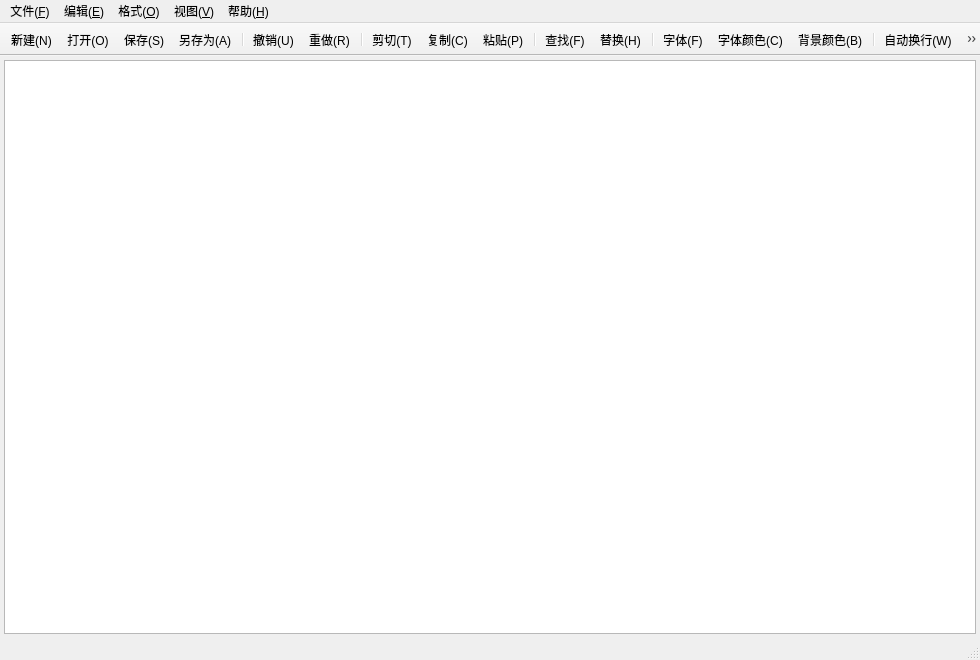
<?xml version="1.0" encoding="UTF-8"?>
<ui version="4.0">
 <class>MainWindow</class>
 <widget class="QMainWindow" name="MainWindow">
  <property name="geometry">
   <rect>
    <x>0</x>
    <y>0</y>
    <width>980</width>
    <height>660</height>
   </rect>
  </property>
  <property name="windowIcon">
   <iconset resource="res.qrc">
    <normaloff>:/icons/app.svg</normaloff>:/icons/app.svg</iconset>
  </property>
  <property name="windowTitle">
   <string>未命名[*] - 简单文本编辑器</string>
  </property>
  <widget class="QWidget" name="centralwidget">
   <layout class="QVBoxLayout" name="verticalLayout">
    <property name="spacing">
     <number>0</number>
    </property>
    <property name="leftMargin">
     <number>4</number>
    </property>
    <property name="topMargin">
     <number>4</number>
    </property>
    <property name="rightMargin">
     <number>4</number>
    </property>
    <property name="bottomMargin">
     <number>4</number>
    </property>
    <item>
     <widget class="CodeEditor" name="editor"/>
    </item>
   </layout>
  </widget>
  <widget class="QMenuBar" name="menubar">
   <property name="geometry">
    <rect>
     <x>0</x>
     <y>0</y>
     <width>980</width>
     <height>24</height>
    </rect>
   </property>
   <widget class="QMenu" name="menuFile">
    <property name="title">
     <string>文件(&amp;F)</string>
    </property>
    <addaction name="actNew"/>
    <addaction name="actNewWindow"/>
    <addaction name="separator"/>
    <addaction name="actOpen"/>
    <addaction name="actSave"/>
    <addaction name="actSaveAs"/>
    <addaction name="separator"/>
    <addaction name="actExit"/>
   </widget>
   <widget class="QMenu" name="menuEdit">
    <property name="title">
     <string>编辑(&amp;E)</string>
    </property>
    <addaction name="actUndo"/>
    <addaction name="actRedo"/>
    <addaction name="separator"/>
    <addaction name="actCut"/>
    <addaction name="actCopy"/>
    <addaction name="actPaste"/>
    <addaction name="actSelectAll"/>
    <addaction name="separator"/>
    <addaction name="actFind"/>
    <addaction name="actReplace"/>
   </widget>
   <widget class="QMenu" name="menuFormat">
    <property name="title">
     <string>格式(&amp;O)</string>
    </property>
    <addaction name="actFont"/>
    <addaction name="actFontColor"/>
    <addaction name="actBackgroundColor"/>
    <addaction name="separator"/>
    <addaction name="actWrap"/>
    <addaction name="actLineNumbers"/>
   </widget>
   <widget class="QMenu" name="menuView">
    <property name="title">
     <string>视图(&amp;V)</string>
    </property>
    <addaction name="actToolBar"/>
    <addaction name="actStatusBar"/>
   </widget>
   <widget class="QMenu" name="menuHelp">
    <property name="title">
     <string>帮助(&amp;H)</string>
    </property>
    <addaction name="actAbout"/>
   </widget>
   <addaction name="menuFile"/>
   <addaction name="menuEdit"/>
   <addaction name="menuFormat"/>
   <addaction name="menuView"/>
   <addaction name="menuHelp"/>
  </widget>
  <widget class="QToolBar" name="mainToolBar">
   <property name="windowTitle">
    <string>主工具栏</string>
   </property>
   <property name="movable">
    <bool>false</bool>
   </property>
   <property name="iconSize">
    <size>
     <width>24</width>
     <height>24</height>
    </size>
   </property>
   <property name="toolButtonStyle">
    <enum>Qt::ToolButtonIconOnly</enum>
   </property>
   <attribute name="toolBarArea">
    <enum>TopToolBarArea</enum>
   </attribute>
   <attribute name="toolBarBreak">
    <bool>false</bool>
   </attribute>
   <addaction name="actNew"/>
   <addaction name="actOpen"/>
   <addaction name="actSave"/>
   <addaction name="actSaveAs"/>
   <addaction name="separator"/>
   <addaction name="actUndo"/>
   <addaction name="actRedo"/>
   <addaction name="separator"/>
   <addaction name="actCut"/>
   <addaction name="actCopy"/>
   <addaction name="actPaste"/>
   <addaction name="separator"/>
   <addaction name="actFind"/>
   <addaction name="actReplace"/>
   <addaction name="separator"/>
   <addaction name="actFont"/>
   <addaction name="actFontColor"/>
   <addaction name="actBackgroundColor"/>
   <addaction name="separator"/>
   <addaction name="actWrap"/>
   <addaction name="actLineNumbers"/>
  </widget>
  <widget class="QStatusBar" name="statusbar"/>
  <action name="actNew">
   <property name="icon">
    <iconset resource="res.qrc">
     <normaloff>:/icons/new.svg</normaloff>:/icons/new.svg</iconset>
   </property>
   <property name="text">
    <string>新建(&amp;N)</string>
   </property>
   <property name="shortcut">
    <string>Ctrl+N</string>
   </property>
   <property name="statusTip">
    <string>新建空白文档</string>
   </property>
  </action>
  <action name="actNewWindow">
   <property name="icon">
    <iconset resource="res.qrc">
     <normaloff>:/icons/newwindow.svg</normaloff>:/icons/newwindow.svg</iconset>
   </property>
   <property name="text">
    <string>新建窗口(&amp;W)</string>
   </property>
   <property name="shortcut">
    <string>Ctrl+Shift+N</string>
   </property>
   <property name="statusTip">
    <string>打开一个新的编辑器窗口</string>
   </property>
  </action>
  <action name="actOpen">
   <property name="icon">
    <iconset resource="res.qrc">
     <normaloff>:/icons/open.svg</normaloff>:/icons/open.svg</iconset>
   </property>
   <property name="text">
    <string>打开(&amp;O)...</string>
   </property>
   <property name="shortcut">
    <string>Ctrl+O</string>
   </property>
   <property name="statusTip">
    <string>打开文本文件</string>
   </property>
  </action>
  <action name="actSave">
   <property name="icon">
    <iconset resource="res.qrc">
     <normaloff>:/icons/save.svg</normaloff>:/icons/save.svg</iconset>
   </property>
   <property name="text">
    <string>保存(&amp;S)</string>
   </property>
   <property name="shortcut">
    <string>Ctrl+S</string>
   </property>
   <property name="statusTip">
    <string>保存当前文档</string>
   </property>
  </action>
  <action name="actSaveAs">
   <property name="icon">
    <iconset resource="res.qrc">
     <normaloff>:/icons/saveas.svg</normaloff>:/icons/saveas.svg</iconset>
   </property>
   <property name="text">
    <string>另存为(&amp;A)...</string>
   </property>
   <property name="shortcut">
    <string>Ctrl+Shift+S</string>
   </property>
   <property name="statusTip">
    <string>将文档另存为新文件</string>
   </property>
  </action>
  <action name="actExit">
   <property name="icon">
    <iconset resource="res.qrc">
     <normaloff>:/icons/exit.svg</normaloff>:/icons/exit.svg</iconset>
   </property>
   <property name="text">
    <string>退出(&amp;X)</string>
   </property>
   <property name="shortcut">
    <string>Ctrl+Q</string>
   </property>
   <property name="statusTip">
    <string>退出程序</string>
   </property>
  </action>
  <action name="actUndo">
   <property name="icon">
    <iconset resource="res.qrc">
     <normaloff>:/icons/undo.svg</normaloff>:/icons/undo.svg</iconset>
   </property>
   <property name="text">
    <string>撤销(&amp;U)</string>
   </property>
   <property name="shortcut">
    <string>Ctrl+Z</string>
   </property>
   <property name="statusTip">
    <string>撤销上一步操作</string>
   </property>
  </action>
  <action name="actRedo">
   <property name="icon">
    <iconset resource="res.qrc">
     <normaloff>:/icons/redo.svg</normaloff>:/icons/redo.svg</iconset>
   </property>
   <property name="text">
    <string>重做(&amp;R)</string>
   </property>
   <property name="shortcut">
    <string>Ctrl+Y</string>
   </property>
   <property name="statusTip">
    <string>重做被撤销的操作</string>
   </property>
  </action>
  <action name="actCut">
   <property name="icon">
    <iconset resource="res.qrc">
     <normaloff>:/icons/cut.svg</normaloff>:/icons/cut.svg</iconset>
   </property>
   <property name="text">
    <string>剪切(&amp;T)</string>
   </property>
   <property name="shortcut">
    <string>Ctrl+X</string>
   </property>
   <property name="statusTip">
    <string>剪切选中的内容</string>
   </property>
  </action>
  <action name="actCopy">
   <property name="icon">
    <iconset resource="res.qrc">
     <normaloff>:/icons/copy.svg</normaloff>:/icons/copy.svg</iconset>
   </property>
   <property name="text">
    <string>复制(&amp;C)</string>
   </property>
   <property name="shortcut">
    <string>Ctrl+C</string>
   </property>
   <property name="statusTip">
    <string>复制选中的内容</string>
   </property>
  </action>
  <action name="actPaste">
   <property name="icon">
    <iconset resource="res.qrc">
     <normaloff>:/icons/paste.svg</normaloff>:/icons/paste.svg</iconset>
   </property>
   <property name="text">
    <string>粘贴(&amp;P)</string>
   </property>
   <property name="shortcut">
    <string>Ctrl+V</string>
   </property>
   <property name="statusTip">
    <string>粘贴剪贴板内容</string>
   </property>
  </action>
  <action name="actSelectAll">
   <property name="text">
    <string>全选(&amp;L)</string>
   </property>
   <property name="shortcut">
    <string>Ctrl+A</string>
   </property>
   <property name="statusTip">
    <string>选中全部文本</string>
   </property>
  </action>
  <action name="actFind">
   <property name="icon">
    <iconset resource="res.qrc">
     <normaloff>:/icons/find.svg</normaloff>:/icons/find.svg</iconset>
   </property>
   <property name="text">
    <string>查找(&amp;F)...</string>
   </property>
   <property name="shortcut">
    <string>Ctrl+F</string>
   </property>
   <property name="statusTip">
    <string>查找文本</string>
   </property>
  </action>
  <action name="actReplace">
   <property name="icon">
    <iconset resource="res.qrc">
     <normaloff>:/icons/replace.svg</normaloff>:/icons/replace.svg</iconset>
   </property>
   <property name="text">
    <string>替换(&amp;H)...</string>
   </property>
   <property name="shortcut">
    <string>Ctrl+H</string>
   </property>
   <property name="statusTip">
    <string>查找并替换文本</string>
   </property>
  </action>
  <action name="actFont">
   <property name="icon">
    <iconset resource="res.qrc">
     <normaloff>:/icons/font.svg</normaloff>:/icons/font.svg</iconset>
   </property>
   <property name="text">
    <string>字体(&amp;F)...</string>
   </property>
   <property name="statusTip">
    <string>设置编辑器字体和字号</string>
   </property>
  </action>
  <action name="actFontColor">
   <property name="icon">
    <iconset resource="res.qrc">
     <normaloff>:/icons/fontcolor.svg</normaloff>:/icons/fontcolor.svg</iconset>
   </property>
   <property name="text">
    <string>字体颜色(&amp;C)...</string>
   </property>
   <property name="statusTip">
    <string>设置字体颜色</string>
   </property>
  </action>
  <action name="actBackgroundColor">
   <property name="icon">
    <iconset resource="res.qrc">
     <normaloff>:/icons/background.svg</normaloff>:/icons/background.svg</iconset>
   </property>
   <property name="text">
    <string>背景颜色(&amp;B)...</string>
   </property>
   <property name="statusTip">
    <string>设置编辑器背景色</string>
   </property>
  </action>
  <action name="actWrap">
   <property name="checkable">
    <bool>true</bool>
   </property>
   <property name="icon">
    <iconset resource="res.qrc">
     <normaloff>:/icons/wrap.svg</normaloff>:/icons/wrap.svg</iconset>
   </property>
   <property name="text">
    <string>自动换行(&amp;W)</string>
   </property>
   <property name="statusTip">
    <string>打开/关闭自动换行</string>
   </property>
  </action>
  <action name="actLineNumbers">
   <property name="checkable">
    <bool>true</bool>
   </property>
   <property name="checked">
    <bool>true</bool>
   </property>
   <property name="icon">
    <iconset resource="res.qrc">
     <normaloff>:/icons/linenumber.svg</normaloff>:/icons/linenumber.svg</iconset>
   </property>
   <property name="text">
    <string>显示行号(&amp;L)</string>
   </property>
   <property name="statusTip">
    <string>显示/隐藏行号</string>
   </property>
  </action>
  <action name="actToolBar">
   <property name="checkable">
    <bool>true</bool>
   </property>
   <property name="checked">
    <bool>true</bool>
   </property>
   <property name="icon">
    <iconset resource="res.qrc">
     <normaloff>:/icons/toolbar.svg</normaloff>:/icons/toolbar.svg</iconset>
   </property>
   <property name="text">
    <string>工具栏(&amp;T)</string>
   </property>
   <property name="statusTip">
    <string>显示/隐藏工具栏</string>
   </property>
  </action>
  <action name="actStatusBar">
   <property name="checkable">
    <bool>true</bool>
   </property>
   <property name="checked">
    <bool>true</bool>
   </property>
   <property name="icon">
    <iconset resource="res.qrc">
     <normaloff>:/icons/statusbar.svg</normaloff>:/icons/statusbar.svg</iconset>
   </property>
   <property name="text">
    <string>状态栏(&amp;S)</string>
   </property>
   <property name="statusTip">
    <string>显示/隐藏状态栏</string>
   </property>
  </action>
  <action name="actAbout">
   <property name="icon">
    <iconset resource="res.qrc">
     <normaloff>:/icons/about.svg</normaloff>:/icons/about.svg</iconset>
   </property>
   <property name="text">
    <string>关于(&amp;A)...</string>
   </property>
   <property name="statusTip">
    <string>显示版本与作者信息</string>
   </property>
  </action>
 </widget>
 <customwidgets>
  <customwidget>
   <class>CodeEditor</class>
   <extends>QPlainTextEdit</extends>
   <header>codeeditor.h</header>
  </customwidget>
 </customwidgets>
 <resources>
  <include location="res.qrc"/>
 </resources>
 <connections/>
</ui>
